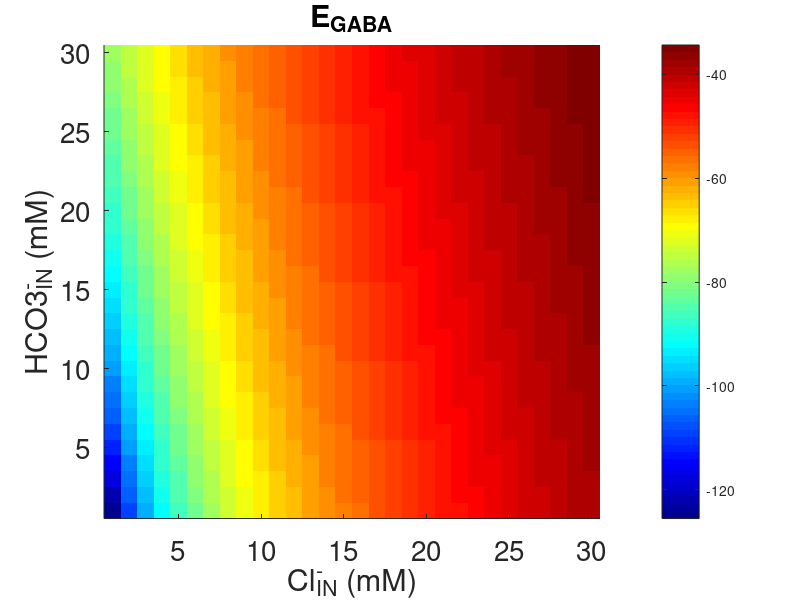

Recreate this plot in MATLAB. (Note: this script raises an error after producing the figure.)
%% Plot VGABA as a funciton of Cli, HCO3i

Cli=1:1:30;
HCO3i=1:1:30;

VGABA=zeros(length(Cli),length(HCO3i));

T=310;    
R=8.3;
F=96000;

HCO3o=25;       % mM 26
Clo_E=124.8;      % mM 130

P_Cl_HCO3=0.2;

for i=1:1:length(Cli)
    for j=1:1:length(HCO3i)
        VGABA(i,j)=(R*T/F)*log((Cli(i)+P_Cl_HCO3*HCO3i(j))./(Clo_E+P_Cl_HCO3*HCO3o))*1000;  % to get mV
    end
end

figure
imagesc(VGABA')
title('E_{GABA}')
xlabel('Cl_{IN}^{-} (mM)')
ylabel('HCO3_{IN}^{-} (mM)');
set(gca,'FontSize',20);             % set the axis with big font
set(gca,'YDir','normal');
box off
colormap('jet');
colorbar;

% Check VGABA difference in the key points

VGABA(4,30)
VGABA(10,15)

VGABA(4,30) -VGABA(10,15)

%%



%% VGABA and the number of spikes
figure;

% plot VGABA
yyaxis left
plot(1:30,VGABA(:,15),1:30,VGABA(:,30));
xlabel('[Cl^-_i]')
ylabel('E_{GABA} (mV)')

% plot the spikes
yyaxis right
plot(1:30,VS(15,1:30),1:20,VS(30,1:30));
ylabel('Spikes after HFS')

%%